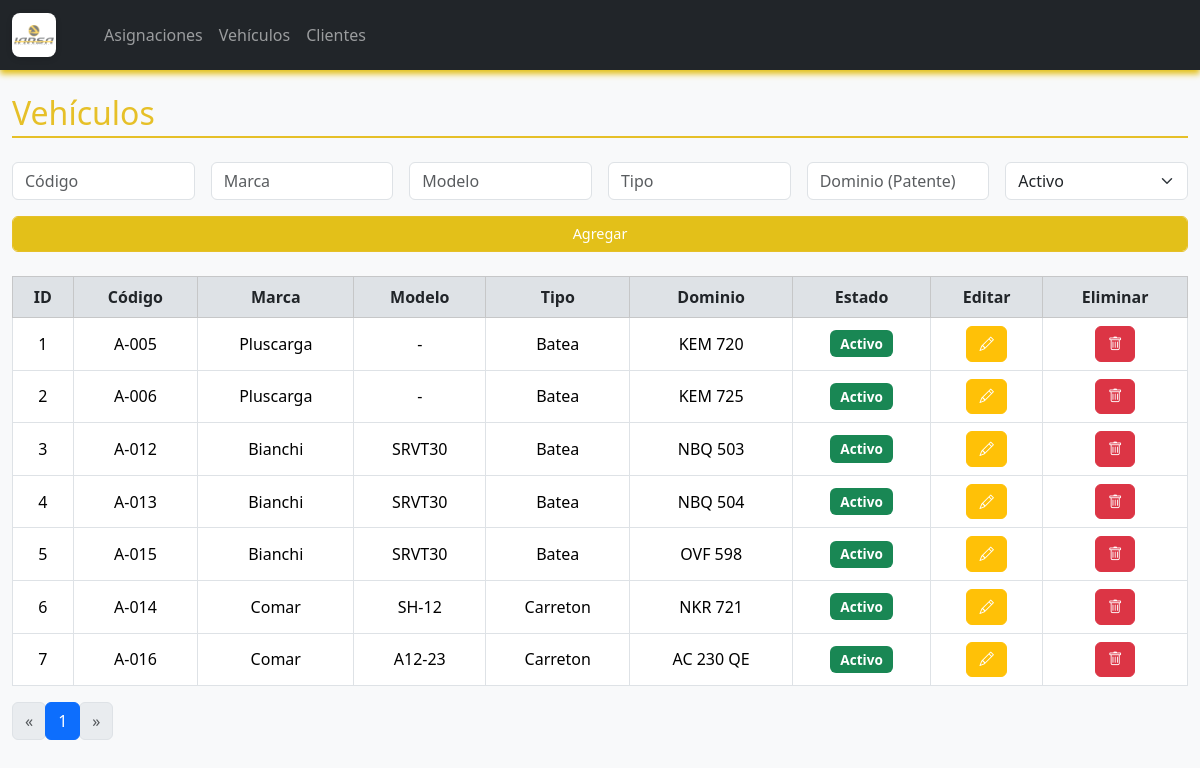
The app's page /vehiculos, older data.
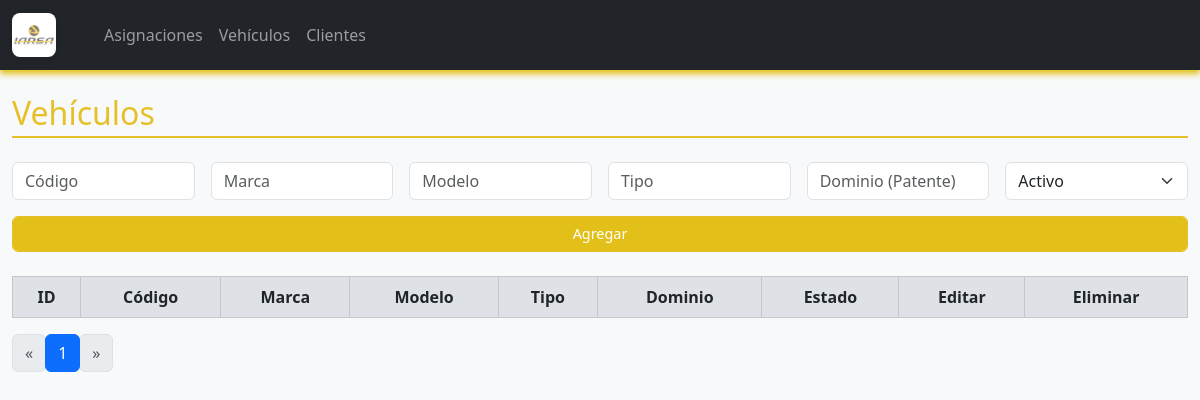
The same page, newer data.
### logistica/models.py (models this page shows, shortened)
class Vehiculo(db.Model):
    id = db.Column(db.Integer, primary_key=True)
    codigo = db.Column(db.String(10), nullable=False, unique=True)
    marca = db.Column(db.String(50), nullable=False)
    modelo = db.Column(db.String(50), nullable=False)
    tipo = db.Column(db.String(50), nullable=False)
    dominio = db.Column(db.String(10), nullable=False, unique=True)
    estado = db.Column(db.String(10), nullable=False)

### logistica/routes.py (the view)
@main.route('/vehiculos')
def vehiculos():
    page = request.args.get('page', 1, type=int)
    query = Vehiculo.query.order_by(Vehiculo.id)
    vehiculos, total, total_pages, page = paginar_query(query, page)
    return render_template('vehiculo.html',
                           vehiculos=vehiculos,
                           page=page,
                           total_pages=total_pages)

### logistica/routes.py (called while the page is built)
def paginar_query(query, page, per_page=10):
    total = query.count()
    total_pages = max((total + per_page - 1) // per_page, 1)
    if page < 1:
        page = 1
    elif page > total_pages:
        page = total_pages
    items = query.offset((page - 1) * per_page).limit(per_page).all()
    return items, total, total_pages, page

### logistica/templates/vehiculo.html (shortened to what this page needs)
{% extends "index.html" %}
{% block content %}
<h2 class="mb-4 section-title">Vehículos</h2>
<form method="POST" action="{{ url_for('main.agregar_vehiculo') }}" class="row g-3 mb-4">
    <div class="col-md-2">
        <input type="text" name="codigo" class="form-control" placeholder="Código" required>
    </div>
    <div class="col-md-2">
        <input type="text" name="marca" class="form-control" placeholder="Marca" required>
    </div>
    <div class="col-md-2">
        <input type="text" name="modelo" class="form-control" placeholder="Modelo" required>
    </div>
    <div class="col-md-2">
        <input type="text" name="tipo" class="form-control" placeholder="Tipo" required>
    </div>
    <div class="col-md-2">
        <input type="text" name="dominio" class="form-control" placeholder="Dominio (Patente)" required>
    </div>
    <div class="col-md-2">
        <select name="estado" class="form-select" required>
            <option value="Activo">Activo</option>
        </select>
    </div>
    <div class="col-md-12 d-flex align-items-end">
    <button type="submit" class="btn btn-primary form-control">Agregar</button>
    </div>
</form>
<table class="table table-bordered table-hover align-middle">
    <thead class="table-light">
        <tr>
            <th>ID</th>
            <th>Código</th>
            <th>Marca</th>
            <th>Modelo</th>
            <th>Tipo</th>
            <th>Dominio</th>
            <th>Estado</th>
            <th>Editar</th>
            <th>Eliminar</th>
        </tr>
    </thead>
    <tbody>
        {% for v in vehiculos %}
        <tr>
            <td>{{ v.id }}</td>
            <td>{{ v.codigo }}</td>
            <td>{{ v.marca }}</td>
            <td>{{ v.modelo }}</td>
            <td>{{ v.tipo }}</td>
            <td>{{ v.dominio }}</td>
            <td>
                <span class="badge {% if v.estado == 'Activo' %}bg-success{% else %}bg-secondary{% endif %}">
                    {{ v.estado }}
                </span>
            </td>
            <td>
                <button type="button" class="btn btn-warning btn-sm" data-bs-toggle="modal" data-bs-target="#editarModal{{ v.id }}">
                    <i class="bi bi-pencil"></i>
                </button>
            </td>
            <td>
                <a href="{{ url_for('main.eliminar_vehiculo', id=v.id) }}" class="btn btn-danger btn-sm">
                    <i class="bi bi-trash"></i>
                </a>
            </td>
        </tr>
        {% endfor %}
    </tbody>
</table>
<nav aria-label="Page navigation example">
  <ul class="pagination">
    <li class="page-item {% if page == 1 %}disabled{% endif %}">
      <a class="page-link" href="{{ url_for('main.vehiculos', page=page-1) }}" aria-label="Previous">
        <span aria-hidden="true">&laquo;</span>
      </a>
    </li>
    {% for p in range(1, total_pages + 1) %}
      <li class="page-item {% if p == page %}active{% endif %}">
        <a class="page-link" href="{{ url_for('main.vehiculos', page=p) }}">{{ p }}</a>
      </li>
    {% endfor %}
    <li class="page-item {% if page == total_pages %}disabled{% endif %}">
      <a class="page-link" href="{{ url_for('main.vehiculos', page=page+1) }}" aria-label="Next">
        <span aria-hidden="true">&raquo;</span>
      </a>
    </li>
  </ul>
</nav>
{% endblock %}

### logistica/templates/index.html (shortened to what this page needs)
<!DOCTYPE html>
<html lang="es">
<head>
    <link href="https://cdn.jsdelivr.net/npm/bootstrap@5.3.7/dist/css/bootstrap.min.css" rel="stylesheet">
    <link href="https://cdn.jsdelivr.net/npm/bootstrap-icons@1.10.5/font/bootstrap-icons.css" rel="stylesheet">
    <link rel="stylesheet" href="{{ url_for('static', filename='style.css') }}">
</head>
<body>
    <nav class="navbar navbar-expand-lg navbar-dark bg-dark">
        <div class="container-fluid">
            <a class="navbar-brand d-flex align-items-center" href="{{ url_for('main.index') }}">
                <img src="{{ url_for('static', filename='isologo IARSA.png') }}" alt="Logo" width="40" height="40" class="me-2">
            </a>
            <div class="collapse navbar-collapse" id="navbarNav">
                <ul class="navbar-nav me-auto">
                    <li class="nav-item">
                        <a class="nav-link" aria-current="page" href="{{ url_for('main.index') }}"></a>
                    </li>
                    <li class="nav-item">
                        <a class="nav-link" href="{{ url_for('main.index') }}">Asignaciones</a>
                    </li>
                    <li class="nav-item">
                        <a class="nav-link" href="{{ url_for('main.vehiculos') }}">Vehículos</a>
                    </li>
                    <li class="nav-item">
                        <a class="nav-link" href="{{ url_for('main.clientes') }}">Clientes</a>
                    </li>
                </ul>
            </div>
        </div>
    </nav>
    <div class="container my-4">
        {% block content %}{% endblock %}
    </div>
</body>
</html>

### logistica/static/style.css (style rules this page uses)
body { background-color: #f8f9fa; font-family: 'Segoe UI', Tahoma, Geneva, Verdana, sans-serif; }
h1, h2, h3 { color: #e6c028; }
.table th, .table td { text-align: center; vertical-align: middle; }
.btn { border-radius: 0.375rem; padding: 0.375rem 0.75rem; font-size: 0.9rem; }
.btn-primary { background-color: #e3c019; border-color: #e6c028; }
form input, form select { border-radius: 0.375rem; }
.navbar { box-shadow: 0 4px 6px #e3c019; }
.navbar-brand { font-weight: bold; letter-spacing: 1px; }
.navbar-brand img { width: 44px; height: 44px; object-fit: contain; background: #fff; border-radius: 8px; padding: 2px; margin-right: 10px; box-shadow: 0 2px 6px rgba(0,0,0,0.12); }
.pagination .page-item .page-link { border-radius: 0.375rem; }
.container { max-width: 1200px; }
.table thead th { background-color: #dee2e6; font-weight: bold; color: #212529; }
.section-title { border-bottom: 2px solid #e6c028; padding-bottom: 0.25rem; margin-bottom: 1.5rem; }

Row changes from the older to the newer data that the page shows:
removed Vehiculo: id "1", codigo "A-005", marca "Pluscarga", modelo "-", tipo "Batea", dominio "KEM 720", estado "Activo"
removed Vehiculo: id "2", codigo "A-006", marca "Pluscarga", modelo "-", tipo "Batea", dominio "KEM 725", estado "Activo"
removed Vehiculo: id "3", codigo "A-012", marca "Bianchi", modelo "SRVT30", tipo "Batea", dominio "NBQ 503", estado "Activo"
removed Vehiculo: id "4", codigo "A-013", marca "Bianchi", modelo "SRVT30", tipo "Batea", dominio "NBQ 504", estado "Activo"
removed Vehiculo: id "5", codigo "A-015", marca "Bianchi", modelo "SRVT30", tipo "Batea", dominio "OVF 598", estado "Activo"
removed Vehiculo: id "6", codigo "A-014", marca "Comar", modelo "SH-12", tipo "Carreton", dominio "NKR 721", estado "Activo"
removed Vehiculo: id "7", codigo "A-016", marca "Comar", modelo "A12-23", tipo "Carreton", dominio "AC 230 QE", estado "Activo"
